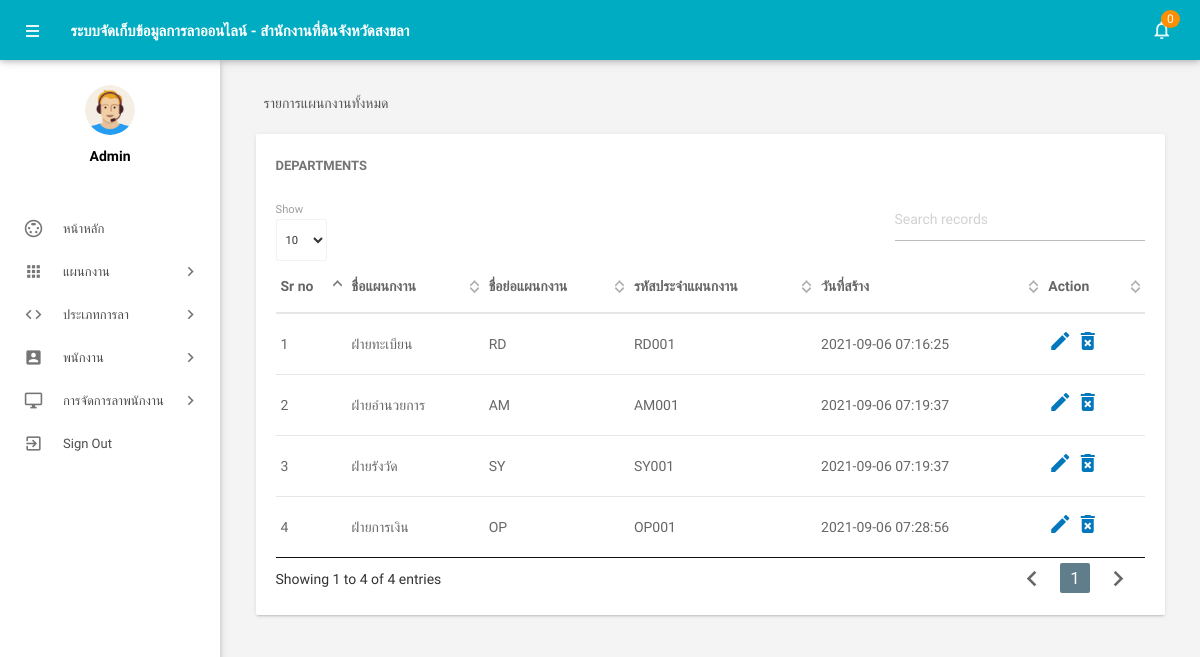
Screenshot of /admin/managedepartments.php (signed in) with the database file from the repository.
### tables this page shows
CREATE TABLE IF NOT EXISTS tbldepartments(
  `id` int(11) NOT NULL,
  `DepartmentName` varchar(150) DEFAULT NULL,
  `DepartmentShortName` varchar(100) NOT NULL,
  `DepartmentCode` varchar(50) DEFAULT NULL,
  `CreationDate` timestamp NULL DEFAULT CURRENT_TIMESTAMP
)CHARACTER SET utf8;

### admin/managedepartments.php (the view, shortened to what this page needs)
<?php
include('includes/config.php');
if(strlen($_SESSION['alogin'])==0)
    {
header('location:index.php');
}
else{
    ?>
<!DOCTYPE html>
<html lang="en">
    <head>
        <link type="text/css" rel="stylesheet" href="../assets/plugins/materialize/css/materialize.min.css"/>
        <link href="../assets/plugins/material-preloader/css/materialPreloader.min.css" rel="stylesheet">
        <link href="../assets/plugins/datatables/css/jquery.dataTables.min.css" rel="stylesheet">
        <link href="../assets/css/alpha.min.css" rel="stylesheet" type="text/css"/>
        <link href="../assets/css/custom.css" rel="stylesheet" type="text/css"/>
    </head>
    <body>
       <?php include('includes/header.php');?>
       <?php include('includes/sidebar.php');?>
            <main class="mn-inner">
                <div class="row">
                    <div class="col s12">
                        <div class="page-title">รายการแผนกงานทั้งหมด</div>
                    </div>
                    <div class="col s12 m12 l12">
                        <div class="card">
                            <div class="card-content">
                                <span class="card-title">Departments</span>
                                <table id="example" class="display responsive-table ">
                                    <thead>
                                        <tr>
                                            <th>Sr no</th>
                                            <th>ชื่อแผนกงาน</th>
                                            <th>ชื่อย่อแผนกงาน</th>
                                            <th>รหัสประจำแผนกงาน</th>
                                            <th>วันที่สร้าง</th>
                                            <th>Action</th>
                                        </tr>
                                    </thead>
                                    <tbody>
<?php $sql = "SELECT * from tbldepartments";
$query = $dbh -> prepare($sql);
$query->execute();
$results=$query->fetchAll(PDO::FETCH_OBJ);
$cnt=1;
if($query->rowCount() > 0)
{
foreach($results as $result)
{               ?>
                                        <tr>
                                            <td> <?php echo htmlentities($cnt);?></td>
                                            <td><?php echo htmlentities($result->DepartmentName);?></td>
                                            <td><?php echo htmlentities($result->DepartmentShortName);?></td>
                                            <td><?php echo htmlentities($result->DepartmentCode);?></td>
                                            <td><?php echo htmlentities($result->CreationDate);?></td>
                                            <td><a href="editdepartment.php?deptid=<?php echo htmlentities($result->id);?>"><i class="material-icons">mode_edit</i></a><a href="managedepartments.php?del=<?php echo htmlentities($result->id);?>" onclick="return confirm('Do you want to delete');"> <i class="material-icons">delete_forever</i></a></td>
                                        </tr>
                                         <?php $cnt++;} }?>
                                    </tbody>
                                </table>
                            </div>
                        </div>
                    </div>
                </div>
            </main>
        </div>
        <div class="left-sidebar-hover"></div>
    </body>
</html>
<?php } ?>

### admin/managedepartments.php (style rules this page uses)
body { font-family: 'IBM Plex Sans Thai Looped', sans-serif; }

### rows the page displays
tbldepartments: DepartmentName "ฝ่ายทะเบียน", DepartmentShortName "RD", DepartmentCode "RD001", CreationDate "2021-09-06 07:16:25"
tbldepartments: DepartmentName "ฝ่ายอำนวยการ", DepartmentShortName "AM", DepartmentCode "AM001", CreationDate "2021-09-06 07:19:37"
tbldepartments: DepartmentName "ฝ่ายรังวัด", DepartmentShortName "SY", DepartmentCode "SY001", CreationDate "2021-09-06 07:19:37"
tbldepartments: DepartmentName "ฝ่ายการเงิน", DepartmentShortName "OP", DepartmentCode "OP001", CreationDate "2021-09-06 07:28:56"

### other values shown
$unreadcount "0"
